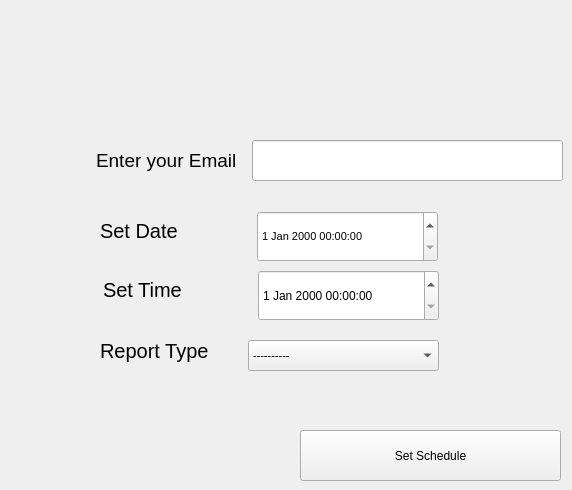
     <widget class="QWidget" name="tab_19">
      <attribute name="title">
       <string>Admin Report</string>
      </attribute>
      <widget class="QPushButton" name="pushButton_33">
       <property name="geometry">
        <rect>
         <x>300</x>
         <y>430</y>
         <width>261</width>
         <height>51</height>
        </rect>
       </property>
       <property name="font">
        <font>
         <family>Segoe UI</family>
        </font>
       </property>
       <property name="text">
        <string>Set Schedule</string>
       </property>
      </widget>
      <widget class="QDateTimeEdit" name="dateTimeEdit">
       <property name="geometry">
        <rect>
         <x>257</x>
         <y>211</y>
         <width>181</width>
         <height>51</height>
        </rect>
       </property>
       <property name="font">
        <font>
         <family>Segoe UI</family>
         <pointsize>8</pointsize>
        </font>
       </property>
      </widget>
      <widget class="QLabel" name="label_60">
       <property name="geometry">
        <rect>
         <x>96</x>
         <y>140</y>
         <width>151</width>
         <height>41</height>
        </rect>
       </property>
       <property name="font">
        <font>
         <family>Segoe UI</family>
         <pointsize>14</pointsize>
        </font>
       </property>
       <property name="text">
        <string>Enter your Email</string>
       </property>
      </widget>
      <widget class="QLineEdit" name="lineEdit_8">
       <property name="geometry">
        <rect>
         <x>252</x>
         <y>140</y>
         <width>311</width>
         <height>41</height>
        </rect>
       </property>
       <property name="font">
        <font>
         <family>Segoe UI</family>
         <pointsize>8</pointsize>
        </font>
       </property>
      </widget>
      <widget class="QLabel" name="label_61">
       <property name="geometry">
        <rect>
         <x>100</x>
         <y>200</y>
         <width>111</width>
         <height>61</height>
        </rect>
       </property>
       <property name="font">
        <font>
         <family>Segoe UI</family>
         <pointsize>15</pointsize>
        </font>
       </property>
       <property name="text">
        <string>Set Date</string>
       </property>
      </widget>
      <widget class="QLabel" name="label_62">
       <property name="geometry">
        <rect>
         <x>103</x>
         <y>259</y>
         <width>111</width>
         <height>61</height>
        </rect>
       </property>
       <property name="font">
        <font>
         <family>Segoe UI</family>
         <pointsize>15</pointsize>
        </font>
       </property>
       <property name="text">
        <string>Set Time</string>
       </property>
      </widget>
      <widget class="QComboBox" name="comboBox_19">
       <property name="geometry">
        <rect>
         <x>248</x>
         <y>340</y>
         <width>191</width>
         <height>31</height>
        </rect>
       </property>
       <property name="font">
        <font>
         <family>Segoe UI</family>
         <pointsize>8</pointsize>
        </font>
       </property>
       <item>
        <property name="text">
         <string>----------</string>
        </property>
       </item>
       <item>
        <property name="text">
         <string>Daily</string>
        </property>
       </item>
       <item>
        <property name="text">
         <string>Weekly</string>
        </property>
       </item>
       <item>
        <property name="text">
         <string>Monthly</string>
        </property>
       </item>
      </widget>
      <widget class="QLabel" name="label_63">
       <property name="geometry">
        <rect>
         <x>100</x>
         <y>320</y>
         <width>121</width>
         <height>61</height>
        </rect>
       </property>
       <property name="font">
        <font>
         <family>Segoe UI</family>
         <pointsize>15</pointsize>
        </font>
       </property>
       <property name="text">
        <string>Report Type</string>
       </property>
      </widget>
      <widget class="QDateTimeEdit" name="dateTimeEdit_3">
       <property name="geometry">
        <rect>
         <x>258</x>
         <y>270</y>
         <width>181</width>
         <height>51</height>
        </rect>
       </property>
       <property name="font">
        <font>
         <family>Segoe UI</family>
        </font>
       </property>
      </widget>
     </widget>
